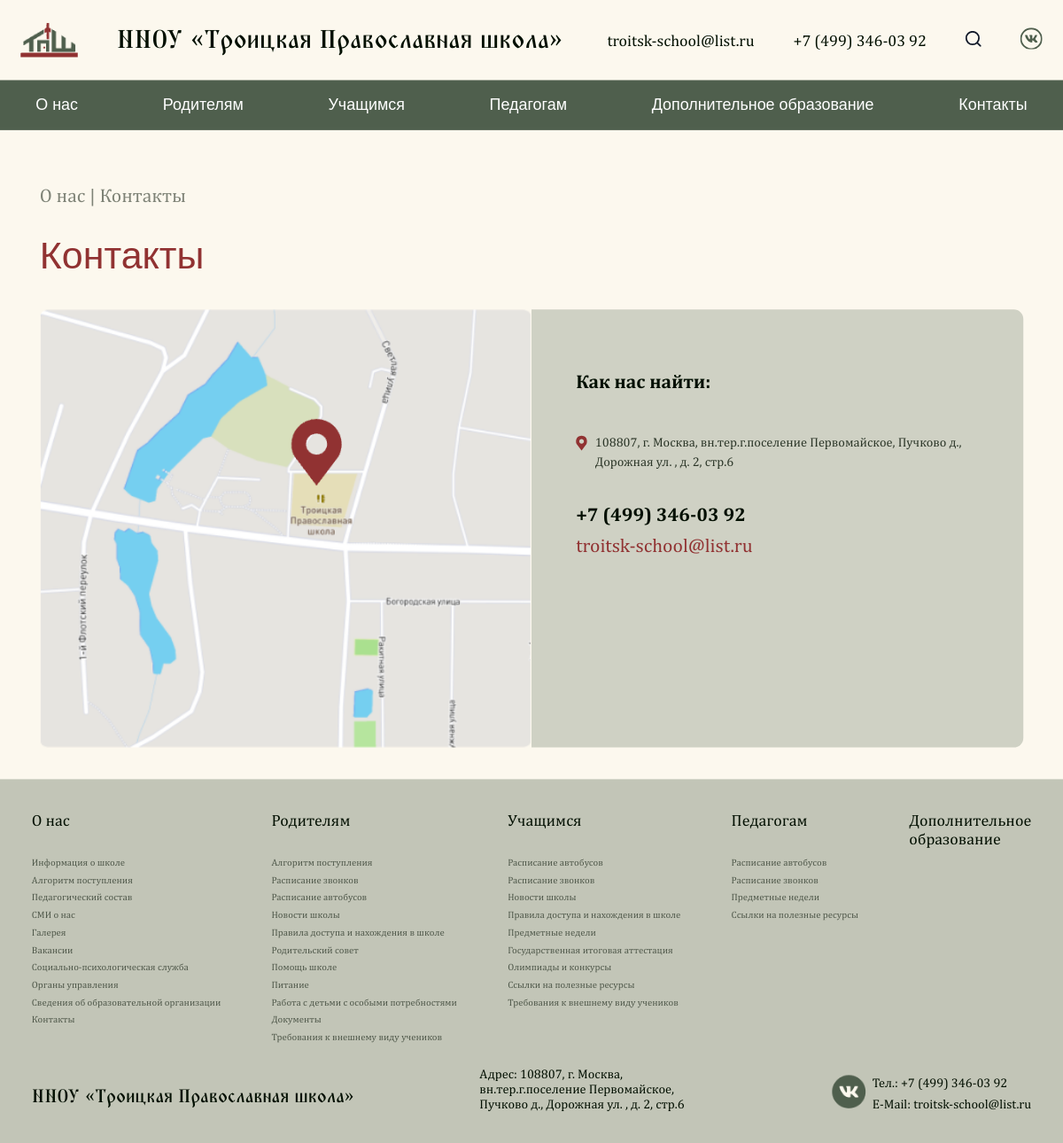
/contacts/, run on the app's committed database.
### pages/models.py (models this page shows, shortened)
class Contact(SingletonModel):
  email = models.CharField("Электронная почта", max_length=100)
  phone = models.CharField("Телефон", max_length=100)
  address = models.CharField("Адрес", max_length=100)
  vk_link = models.CharField("Ссылка на VK", max_length=100)
  class Meta:
    verbose_name = "Контакты"
    verbose_name_plural = "Контакты"

class GenericPageB(models.Model):
  COLOR_CHOICES = [
    ('#913232', 'Красный'),
    ('#4F5F4D', 'Зелёный'),
  ]
  show_in_nav = models.BooleanField("Показать страницу в навигации?", default=False)
  category = models.ForeignKey(GenericPageCategory, verbose_name="Категория", on_delete=models.CASCADE, related_name="pages_b", null=True, blank=True)
  path = models.CharField("Путь к странице", max_length=800, null=True, blank=True)
  page_title = models.CharField("Название страницы", max_length=2000)
  description = models.TextField("Описание", max_length=20000)
  title_color = models.CharField("Цвет заголовка", max_length=7, choices=COLOR_CHOICES, default='#913232')
  is_navigational = models.BooleanField("Является ли страницей навигации?", default=False)
  class Meta:
    verbose_name = "Страница типа 'Б'"
    verbose_name_plural = "Страницы типа 'Б'"

### pages/views.py (the view)
# urls.py: path('contacts/', contacts_page, name="page_contacts"),
def contacts_page(request):
  main_page_info = MainPage.objects.all()[0]
  contacts = Contact.objects.all()[0]
  page_for_nav_a = GenericPageA.objects.all().filter(show_in_nav=True)
  page_for_nav_b = GenericPageB.objects.all().filter(show_in_nav=True)
  context = {
      'main_page_info': main_page_info,
      'contacts': contacts,
      'page_for_nav_a': page_for_nav_a,
      'page_for_nav_b': page_for_nav_b,
  }
  return render(request, 'contacts.html', context)

### pages/templates/contacts.html (shortened to what this page needs)
{% extends 'generics/base.html' %}
{% load static %}
{% block content %}
<div class="administrative" style="margin-top: 20px; display: flex; justify-content: center;">
  <div class="container">
    <h2 class="generic-subtitle">
      <a href="{% url 'page_type_b' 9 %}" class="generic-breadcrumb generic-subtitle">О нас</a> |  Контакты
    </h2>
    <h1 class="generic-title">
      Контакты
    </h1>
    {% include './partials/_contacts.html' with with_sidebar=False %}
  </div>
</div>
{% endblock %}

### pages/templates/generics/_header.html (shortened to what this page needs)
{% load static %}
<header class="header">
    <div class="container">
        <div class="header-block">
            <a href="{% url 'page_main' %}" class="header-box">
                <img src="{% static 'assets/Layer_Logo.png' %}" alt="">
                <h1 class="header-title">ННОУ «Троицкая Православная школа»</h1>
            </a>
            <div class="header-nav">
                <ul class="nav-list">
                    <li><a href="mailto:{{ contacts.email }}" class="nav-link">{{ contacts.email }}</a></li>
                    <li><a href="tel:{{ contacts.phone }}" class="nav-link">{{ contacts.phone }}</a></li>
                    <li><a href="#" class="nav-link">
                    </a></li>
                    <li><a href="{{ contacts.vk_link }}" class="nav-link">
                    </a></li>
                </ul>
            </div>
        </div>
    </div>
</header>
<nav class="navbar">
    <ul class="container menu">
        <li class="menu-item has-submenu">
            <a href="{% url 'page_type_b' 9 %}">О нас</a>
        </li>
        <li class="menu-item has-submenu">
            <a href="{% url 'page_type_b' 10 %}">Родителям</a>
        </li>
        <li class="menu-item has-submenu">
            <a href="{% url 'page_type_b' 11 %}">Учащимся</a>
        </li>
        <li class="menu-item has-submenu">
            <a href="{% url 'page_type_b' 12 %}">Педагогам</a>
        </li>
        <li class="menu-item"><a href="{% url 'page_additional_education' %}">Дополнительное образование</a></li>
        <li class="menu-item"><a href="{% url 'page_contacts' %}">Контакты</a></li>
    </ul>
    </nav>

### pages/templates/partials/_contacts.html (shortened to what this page needs)
{% load static %}
<div class="map-block">
    <div class="map-box">
        <img class="MapMaker" src="{% static 'assets/MapMaker.png' %}" alt="">
        <img class="el-map-img" src="{% static 'assets/el_map-marker.png' %}" alt="">
        <div class="map-content" style="border-top-right-radius: 12px; border-bottom-right-radius: 12px;">
            <h2 class="map-content-title">
                Как нас найти:
            </h2>
            <div class="map-wrap">
                <p class="map-box-text">
                {{ contacts.address }}
                </p>
            </div>
            <p class="map-content-title">{{ contacts.phone }}</p>
            <a href="mailto:{{ contacts.email }}" class="map-red">
                {{ contacts.email }}
            </a>
        </div>
    </div>
</div>

### pages/templates/generics/_footer.html (shortened to what this page needs)
{% load static %}
<footer class="footer">
  <div class="container">
    <div class="footer-colums">
      <div class="footer__columns">
        <p><a style="font-weight: 500;" href="{% url 'page_type_b' 9 %}">О нас</a></p>
        <p><a class="footer__text" href="{% url 'page_school_information_main' %}">Информация о школе</a></p>
        <p><a class="footer__text" href="{% url 'page_append' %}">Алгоритм поступления</a></p>
        <p><a class="footer__text" href="{% url 'page_teachers' %}">Педагогический состав</a></p>
        <p><a class="footer__text" href="{% url 'page_news' %}">СМИ о нас</a></p>
        <p><a class="footer__text" href="{% url 'page_gallery' %}">Галерея</a></p>
        <p><a class="footer__text" href="{% url 'page_vacancy' %}">Вакансии</a></p>
        <p><a class="footer__text" href="{% url 'page_social_psychology' %}">Социально-психологическая служба</a></p>
        <p><a class="footer__text" href="{% url 'page_administrative_control' %}">Органы управления</a></p>
        <p><a class="footer__text" href="{% url 'page_additional_organization' %}">Сведения об образовательной организации</a></p>
        <p><a class="footer__text" href="{% url 'page_contacts' %}">Контакты</a></p>
      </div>
      <div class="footer__columns">
        <p><a style="font-weight: 500;" href="{% url 'page_type_b' 10 %}">Родителям</a></p>
        <p><a class="footer__text" href="{% url 'page_append' %}">Алгоритм поступления</a></p>
        <p><a class="footer__text" href="{% url 'page_schedule' %}">Расписание звонков</a></p>
        <p><a class="footer__text" href="{% url 'page_schedule_bus' %}">Расписание автобусов</a></p>
        <p><a class="footer__text" href="{% url 'page_news' %}">Новости школы</a></p>
        <p><a class="footer__text" href="{% url 'page_type_b' 6 %}">Правила доступа и нахождения в школе</a></p>
        <p><a class="footer__text" href="{% url 'page_administrative_control_detail' 3 %}">Родительский совет</a></p>
        <p><a class="footer__text" href="{% url 'page_school_information_detail' 3 %}">Помощь школе</a></p>
        <p><a class="footer__text" href="{% url 'page_cuisine' %}">Питание</a></p>
        <p><a class="footer__text" href="#">Работа с детьми с особыми потребностями</a></p>
        <p><a class="footer__text" href="#">Документы</a></p>
        {% for page in page_for_nav_b %}
        {% if page.category.name == 'Родителям' %}
        <p><a class="footer__text" href="{% url 'page_type_b' page.id %}">{{ page.page_title }}</a></p>
        {% endif %}
        {% endfor %}
      </div>
      <div class="footer__columns">
        <p><a style="font-weight: 500;" href="{% url 'page_type_b' 11 %}">Учащимся</a></p>
        <p><a class="footer__text" href="{% url 'page_schedule_bus' %}">Расписание автобусов</a></p>
        <p><a class="footer__text" href="{% url 'page_schedule' %}">Расписание звонков</a></p>
        <p><a class="footer__text" href="{% url 'page_news' %}">Новости школы</a></p>
        <p><a class="footer__text" href="{% url 'page_type_b' 3 %}">Правила доступа и нахождения в школе</a></p>
        <p><a class="footer__text" href="{% url 'page_subjects' %}">Предметные недели</a></p>
        <p><a class="footer__text" href="{% url 'page_attestation' %}">Государственная итоговая аттестация</a></p>
        <p><a class="footer__text" href="{% url 'page_type_b' 1 %}">Олимпиады и конкурсы</a></p>
        <p><a class="footer__text" href="{% url 'page_type_b' 2 %}">Ссылки на полезные ресурсы</a></p>
        {% for page in page_for_nav_b %}
        {% if page.category.name == 'Учащимся' %}
        <p><a class="footer__text" href="{% url 'page_type_b' page.id %}">{{ page.page_title }}</a></p>
        {% endif %}
        {% endfor %}
      </div>
      <div class="footer__columns">
        <p><a style="font-weight: 500;" href="{% url 'page_type_b' 12 %}">Педагогам</a></p>
        <p><a class="footer__text" href="{% url 'page_schedule_bus' %}">Расписание автобусов</a></p>
        <p><a class="footer__text" href="{% url 'page_schedule' %}">Расписание звонков</a></p>
        <p><a class="footer__text" href="{% url 'page_subjects' %}">Предметные недели</a></p>
        <p><a class="footer__text" href="{% url 'page_type_b' 5 %}">Ссылки на полезные ресурсы</a></p>
      </div>
      <div class="footer__columns">
        <p><a style="font-weight: 500;" href="{% url 'page_additional_education' %}">Дополнительное <br> образование</a></p>
      </div>
    </div>
    <div class="footer__bottom">
      <a class="footer__name" href="{% url 'page_main' %}">ННОУ «Троицкая Православная школа»</a>
      <p class="footer__adres" style="width: 286px;">Адрес: {{ contacts.address }}</p>
      <div class="search-btn" style="display: flex; height: 46px; gap: 7.85px">
        <a href="{{ contacts.vk_link }}"><img class="vk" src="{% static 'assets/basil_vk-solid.png' %}" style="width: 43px; height: 42px;" alt=""></a>
        <div class="footer__contact" style="display: flex; flex-direction: column; justify-content: space-between;">
          <p class="footer__number">Тел.: {{ contacts.phone }}</p>
          <p class="footer__emil">E-Mail: {{ contacts.email }}</p>
        </div>
      </div>
    </div>
  </div>
</footer>

### static/css/index.css (style rules this page uses)
* { padding: 0; margin: 0; box-sizing: border-box; list-style: none; text-decoration: none; }
html, body { margin: 0; padding: 0; background: #FCF8EE; scroll-behavior: smooth; }
@media (max-width: 1330px) { body { overflow-x: hidden; } }
.container { max-width: 1300px; margin: 0 auto; }
p, span, a, h1, h2, h3, h4, h5, h6, b { font-family: 'Playfair Display', sans-serif; }

### static/css/header.css (style rules this page uses)
.header { padding: 26px; width: 100%; background: rgb(252, 248, 238); }
.header-block { display: flex; justify-content: space-between; align-items: center; }
.header-box { display: flex; align-items: center; gap: 49px; }
.nav-list { display: flex; align-items: center; gap: 49px; }
.header-title { color: rgb(2, 15, 1); font-family: 'TriodPostnaja' , serif; font-size: 32px; font-weight: 500; line-height: 49px; text-align: left; }
.nav-link { color: rgb(2, 15, 1); font-family: 'Literata', sans-serif; font-size: 20px; font-weight: 400; letter-spacing: 0%; text-align: left; }
.navbar { background-color: #4F5F4D; }
.menu { display: flex; justify-content: space-between; list-style: none; padding: 0; margin: 0; }
.menu-item { position: relative; }
.menu-item a { display: block; padding: 20px 25px; color: white; text-decoration: none; font-size: 20px; font-size: 'Literata', sans-serif; border-radius: 12px; }

### static/css/map.css (style rules this page uses)
.map-block { display: flex; align-items: center; }
.map-box { display: flex; position: relative; }
.MapMaker { position: relative; }
.el-map-img { position: absolute; top: 115px; left: 233px; }
.map-content { padding: 56px; width: 438.36px; height: 426.78px; background: rgb(207, 209, 196); }
.map-box { padding-top: 16px; }
.map-content-title { color: rgb(2, 15, 1); font-family: Literata; font-size: 24px; font-weight: 600; line-height: 120%; letter-spacing: 0%; text-align: left; }
.map-wrap { display: flex; gap: 10px; padding-top: 40px; padding-bottom: 20px; }
.map-box-text { color: rgba(2, 15, 1, 0.8); font-family: Literata; font-size: 16px; font-weight: 400; line-height: 24px; letter-spacing: 0%; text-align: left; }
.map-content-title { padding-top: 20px; margin-bottom: 10.5px; }
.map-red { color: rgb(145, 50, 50); font-family: Literata; font-size: 24px; font-weight: 400; line-height: 120%; letter-spacing: 0%; text-align: left; }

### static/css/generic.css (style rules this page uses)
.generic-subtitle { font-size: 24px; font-weight: 500; line-height: 1.2; color: #020F01; opacity: 0.5; padding-top: 48px; padding-bottom: 32px; font-family: 'Literata', sans-serif; }
.generic-title { font-size: 48px; letter-spacing: 0%; font-weight: 500; line-height: 1.2; color: #913232; font-family: 'Playfair Display', sans-serif; margin-bottom: 24px; }
.generic-breadcrumb { opacity: 1; }

### static/css/footer.css (style rules this page uses)
.footer { margin-top: 72px; background: rgb(207, 209, 196); padding: 40px 20px; font-family: 'Literata', sans-serif; }
.footer { background-color: #c2c5b7; padding: 40px; font-family: serif; font-size: 14px; color: #1f1f1f; margin-top: 40px; margin-bottom: -10px; }
.footer-colums { display: flex; justify-content: space-between; margin-bottom: 30px; position: relative; }
.footer__bottom { display: flex; justify-content: space-between; align-items: flex-end; flex-wrap: wrap; }
.footer__text { color: black; opacity: 0.6; font-family: 'Literata' , serif; font-weight: 400; }
.footer__name { color: rgb(2, 15, 1); font-family: 'TriodPostnaja', serif; font-size: 23.13px; font-weight: 500; line-height: 36px; letter-spacing: 0%; text-align: left; }
.footer__adres { color: rgb(2, 15, 1); font-family: 'Literata', serif; font-size: 16px; font-weight: 400; line-height: 19px; letter-spacing: 0%; text-align: left; }
.footer__number, .footer__emil { color: rgb(2, 15, 1); font-family: 'Literata', sans-serif; font-size: 16px; font-weight: 400; line-height: 19px; letter-spacing: 0%; text-align: left; }
.footer__columns p a { width: 50; height: 23; gap: 10px; color: rgb(2, 15, 1); font-family: 'Literata', sans-serif; font-weight: 400; letter-spacing: 0%; text-align: left; text-decoration: none; font-size: 12px; }
.footer__columns p:first-child { margin-bottom: 27px; }
.footer__columns p:first-child a { font-size: 20px; }
.footer__columns { display: flex; flex-direction: column; gap: 6px; }

### static/css/administrative-control.css (style rules this page uses)
.administrative > .container > .map-block { width: 1239.99951171875px; }
.administrative > .container > .map-block > .map-box > .MapMaker { width: 50%; }
.administrative > .container > .map-block > .map-box > .el-map-img { top: 154px; left: 307px; }
.administrative > .container > .map-block > .map-box > .map-content { width: 50%; height: auto; }

### data on the page
Contact: email "troitsk-school@list.ru", phone "+7 (499) 346-03 92", address "108807, г. Москва, вн.тер.г.поселение Первомайское, Пучково д., Дорожная ул. , д. 2, стр.6"
GenericPageB: page_title "Требования к внешнему виду учеников"
GenericPageB: page_title "Требования к внешнему виду учеников"
